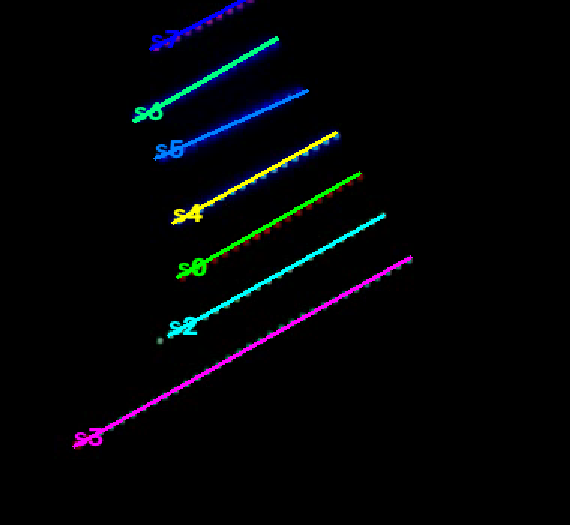
#> input picture .scratch/all-lines-crop.png, 570 x 525 px
$ python -i strip-layout.py   (imports and definitions only)
#> lines starting #> are read from the running program, lines starting #| are printed output that depends on the picture
#!/usr/bin/env python
"""逐带几何标定：为每条灯带定位「一条线段 + 端点」，产出 .strip-layout.json。

**为什么不再用单应矩阵 + 等分网格。** 旧工具（`led-probe.py calibrate`）假设
画面里是一块 N×N 方阵，把整帧透视矫正成 800×800 再等分。现在硬件是 **8 条互相
平行、长度各不相同的独立灯带**（实测 2 颗到 30 颗），等分网格无从下手；而且
网格对不上时工具不会报错，只会安静地输出错数字。

新模型对每条带存 **一条线段**（起点、终点、方向、长度），不需要逐颗灯的中心：
验收要判的是「这条带整体熄了 / 变色了 / 变成别人的颜色」，这些都是**带级**现象，
线段足够。逐颗定心的方案试过，成本高且脆弱（见文件末尾「踩过的坑」）。

**标定要对抗的三类干扰**（都实测踩过）：
  1. 光照变 → 阈值不能写死，用画面自身的动态范围做自适应；
  2. 相机机位/朝向变 → 不做整帧旋转对齐，每条带独立拟合；
  3. 背景里有亮区（白纸反光、桌面、开发板 LED）→ 用色度判据排除。

**不可信就报错。** 拟合出来的角度如果和「8 条带应近似平行」这一物理约束矛盾，
或者像素量不足以支撑，直接判该带标定失败并列出原因 —— 绝不输出一个看似正常
实则错位的布局（旧工具正是这样静默出错的）。

用法（仓库根目录）：

    # 逐条隔离 → 抓图 → 标定 → 写 .strip-layout.json（会改设备状态）
    python scripts/strip-layout.py --isolate .layout-shots

    # 从已有 layout-<strip>.png 离线标定
    python scripts/strip-layout.py --dir .layout-shots

    # 看结果
    python scripts/strip-layout.py --show

    # 验证标定逻辑本身
    python scripts/strip-layout.py --selftest
"""

import argparse
import json
import math
import os
import subprocess
import sys

import numpy as np

try:
    import cv2
except ImportError:
    sys.exit("需要 opencv-python：python -m pip install opencv-python")

_here = os.path.dirname(os.path.abspath(__file__))
from importlib.util import module_from_spec, spec_from_file_location

_spec = spec_from_file_location("led_probe", os.path.join(_here, "led-probe.py"))
led_probe = module_from_spec(_spec)
# [1 line not run here, left out]

LAYOUT_PATH = os.path.join(_here, "..", ".strip-layout.json")
STRIP_COUNT = 8

# 8 条带在物理上是平行安装的。允许的偏离量：实测各条在 ±4° 内一致。
MAX_ANGLE_SPREAD_DEG = 8.0
# 一条带最少要有这么多「饱和像素」，否则不足以定方向。
MIN_MASK_PX = 250
# 但物理上极短的带（实测最上面那条只有 2 颗）永远达不到这个量级：
# 2 颗灯在 1080p 下总共约 100 像素。给它一个更低的下限，
# 同时在布局里标 `short=True`，让分析阶段知道「这条带覆盖范围小、判定不可靠」。
MIN_MASK_PX_SHORT = 60


# [236 lines left out: functions saturation_margin, strip_mask, _ransac_direction, fit_segment, sample_line, bilinear and 3 more, not called in this run]


def calibrate_isolated(frames, verbose=True):
    shape = next(iter(frames.values())).shape
    strips, failed = {}, {}
    ok_list = []
    for strip in range(STRIP_COUNT):
        frame = frames.get(strip)
        if frame is None:
            failed[strip] = "缺图"
            continue
        seg, why = calibrate_one(frame, strip, verbose)
        if seg:
            strips[strip] = seg
            ok_list.append(seg)
        else:
            failed[strip] = why
            if verbose:
                print(f"  strip {strip}: 标定失败 —— {why}")

    layout = {"frame_size": [shape[1], shape[0]], "strips": strips,
              "failed": {str(k): v for k, v in failed.items()},
              "method": "isolated-per-strip-segment"}
    if ok_list:
        good, msg = check_parallel(strips)
        layout["parallel_ok"] = good
        layout["parallel_note"] = msg
        if not good and verbose:
            print(f"\n  ! 平行性校验未通过：{msg}")
            print("    8 条带物理上平行；角度散开说明某些帧里混进了别的东西。"
                  "这些带的标定不可信。")
    return layout


# [240 lines left out: functions load_firmware_counts, save, load, show, draw_overlay, _isolate and 5 more, not called in this run]


# [2 lines not run here, left out]

>>> import cv2
>>> picture = cv2.imread('../.scratch/all-lines-crop.png', cv2.IMREAD_GRAYSCALE)
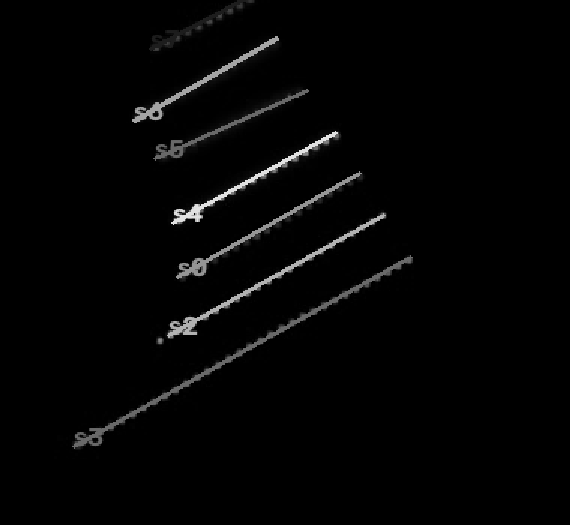
#> picture: shape (525, 570); min 0, max 225, mean 4.2
>>> result = calibrate_isolated(picture)
#> (the run stopped early here; a loop or call above may not have finished)
